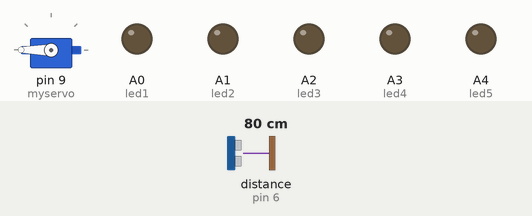
Simulated run of this sketch. Board: Arduino Uno, built with avr-gcc and run on an emulated ATmega328P. Parts: servo, output pins drawn as LEDs (lit = HIGH). Wiring (inferred from the names in the program): ultrasonic range finder: trigger pin 7; echo pin 6. The inputs (shaded band) are chosen by the test bench; at power-on: distance to the obstacle (sensor on pin 6) 80 cm. The echo pulse lasts 58.3 µs per cm; pins used as bus, display or sensor lines are not drawn; what the sketch prints to the serial monitor is not drawn.

Above: at 2.2 s.
2.3 s: distance to the obstacle (sensor on pin 6) set to 2 cm
At 3.3 s:
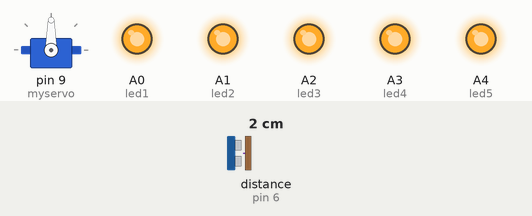
3.8 s: distance to the obstacle (sensor on pin 6) set to 18 cm
At 4.4 s:
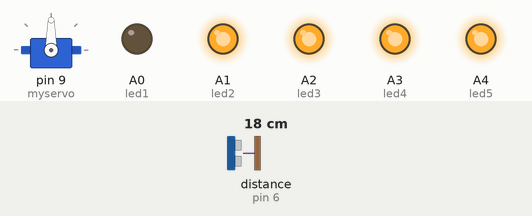
5.3 s: distance to the obstacle (sensor on pin 6) set to 35 cm
At 6.5 s:
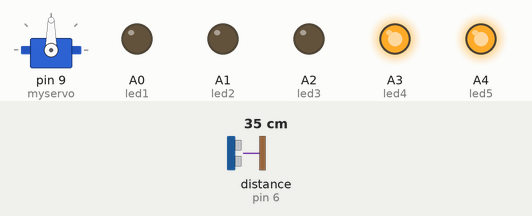
6.8 s: distance to the obstacle (sensor on pin 6) set to 60 cm
At 8.0 s:
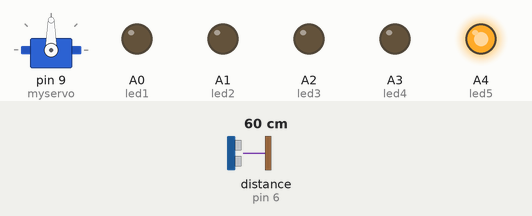
8.3 s: distance to the obstacle (sensor on pin 6) set to 27 cm
At 9.1 s:
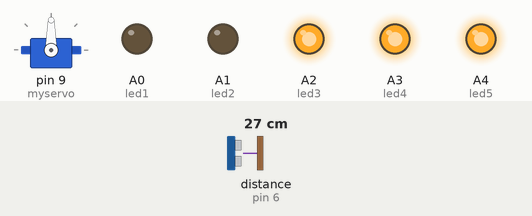
9.8 s: distance to the obstacle (sensor on pin 6) set to 4 cm
At 10.1 s:
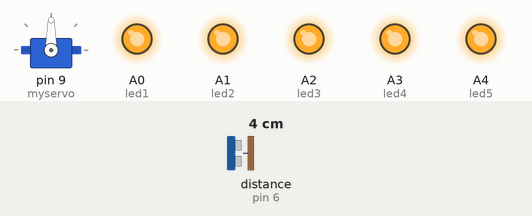
Timing chart, 0 to 12.3 s (numbered marks = the images above; inputs shaded):
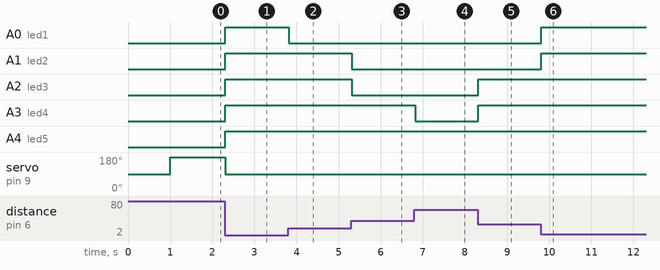

The sketch:

WaterLevelIndicator.ino
```cpp
// (licence header left out)
#include <Servo.h>
/**
 * @brief defining 7th pin as trigpin
 *
 */
#define trigpin 7
/**
 * @brief defining 6th pin as ecopin
 *
 */
#define echopin 6

int led1 = A0;//defining arduino pin A0 as the led1 output
int led2 = A1;//defining arduino pin A1 as the led2 output
int led3 = A2;//defining arduino pin A2 as the led3 output
int led4 = A3;//defining arduino pin A3 as the led4 output
int led5 = A4;//defining arduino pin A4 as the led5 output

Servo myservo;// Defining servomotor to arduino
/**
 * @brief defining the circuit's initial position.
 *
 */
void setup()
{
Serial.begin(9600);
pinMode(trigpin, OUTPUT);
pinMode(echopin, INPUT);
pinMode(led1, OUTPUT);
pinMode(led2, OUTPUT);
pinMode(led3, OUTPUT);
pinMode(led4, OUTPUT);
pinMode(led5, OUTPUT);
myservo.attach(9);
digitalWrite(led1, LOW);
digitalWrite(led2, LOW);
digitalWrite(led3, LOW);
digitalWrite(led4, LOW);
digitalWrite(led5, LOW);
delay(1000);
}
/**
 * @brief putting the circuit in infinite loop in oreder to work continuously
 *
 */
void loop()
{
int duration, distance;
digitalWrite(trigpin, HIGH);
delayMicroseconds(1000);
digitalWrite(trigpin, LOW);
duration = pulseIn(echopin,HIGH);
distance = ( duration / 2) / 29.1;
Serial.println("cm:");
Serial.println(distance);

if( (distance > 0) && (distance <= 10) )//if water level is less than 10%
{
digitalWrite(led1, HIGH);
digitalWrite(led2, HIGH);
digitalWrite(led3, HIGH);
digitalWrite(led4, HIGH);
digitalWrite(led5, HIGH);
myservo.write(90);
} else

if( (distance > 10) && (distance <= 20) )//if water level is less than 30%
{
digitalWrite(led1, LOW);
digitalWrite(led2, HIGH);
digitalWrite(led3, HIGH);
digitalWrite(led4, HIGH);
digitalWrite(led5, HIGH);
myservo.write(90);
} else
if( (distance > 20) && (distance <= 30) )//if water level is less than 50%
{
digitalWrite(led1, LOW);
digitalWrite(led2, LOW);
digitalWrite(led3, HIGH);
digitalWrite(led4, HIGH);
digitalWrite(led5, HIGH);
myservo.write(90);
} else

if( (distance > 30) && (distance <= 40) )//if water level is less than 60%
{
digitalWrite(led1, LOW);
digitalWrite(led2, LOW);
digitalWrite(led3, LOW);
digitalWrite(led4, HIGH);
digitalWrite(led5, HIGH);
myservo.write(90);
} else

if( (distance > 50) && (distance <= 60) )//if water level is less than 80%
{
digitalWrite(led1, LOW);
digitalWrite(led2, LOW);
digitalWrite(led3, LOW);
digitalWrite(led4, LOW);
digitalWrite(led5, HIGH);
myservo.write(90);
} else

if( distance > 60 )//if water level is 100%
{
digitalWrite(led1, LOW);
digitalWrite(led2, LOW);
digitalWrite(led3, LOW);
digitalWrite(led4, LOW);
digitalWrite(led5, LOW);
myservo.write(180);
}
}
```

Measured:
- after the input at 2.3 s, A0 (led1), A1 (led2), A2 (led3), A3 (led4), A4 (led5): LOW → HIGH at once; servo on pin 9 (myservo): 180° → 90° at once
- after the input at 3.8 s, A0 (led1): HIGH → LOW at once
- after the input at 5.3 s, A1 (led2), A2 (led3): HIGH → LOW at once
- after the input at 6.8 s, A3 (led4): HIGH → LOW at once
- after the input at 8.3 s, A2 (led3), A3 (led4): LOW → HIGH at once
- after the input at 9.8 s, A0 (led1), A1 (led2): LOW → HIGH at once
